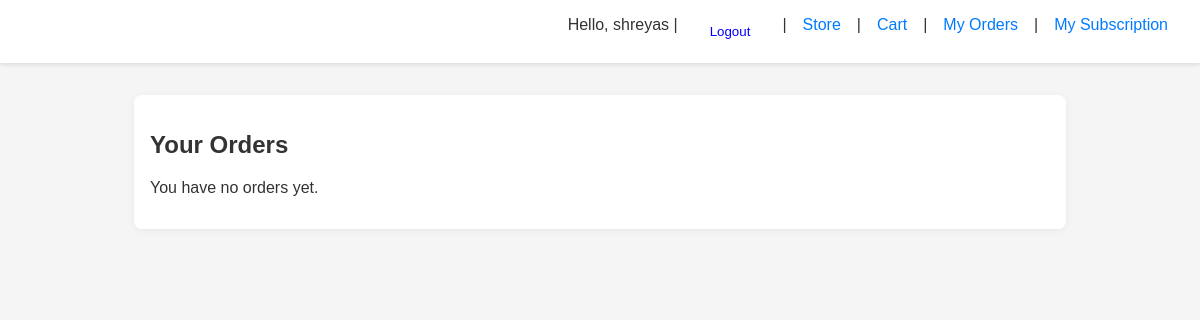
The app's page /orders/ (signed in), older data.
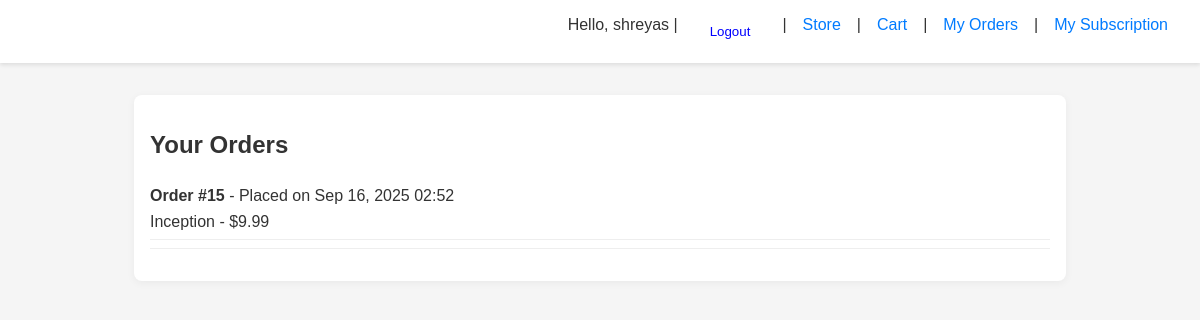
The same page, newer data.
### movies/models.py (models this page shows, shortened)
class Order(models.Model):
    user = models.ForeignKey(User, on_delete=models.CASCADE)
    movies = models.ManyToManyField(Movie, related_name='orders')
    created_at = models.DateTimeField(auto_now_add=True)

class Movie(models.Model):
    title = models.CharField(max_length=200)
    price = models.DecimalField(max_digits=6, decimal_places=2)
    description = models.TextField()
    image = models.ImageField(upload_to='movies/', blank=True, null=True) #blank=True, null=True
    release_date = models.DateField(default=timezone.now)

### movies/views.py (the view)
# urls.py: path("orders/", views.view_orders, name="view_orders"),
@login_required
def view_orders(request):
    orders = Order.objects.filter(user=request.user).order_by("-created_at")
    return render(request, "movies/orders.html", {"orders": orders})

### movies/templates/movies/orders.html
{% extends "base.html" %}
{% block content %}
  <h2>Your Orders</h2>
  {% if orders %}
    <ul>
      {% for order in orders %}
        <li>
          <strong>Order #{{ order.id }}</strong> - Placed on {{ order.created_at|date:"M d, Y H:i" }}
          <ul>
            {% for movie in order.movies.all %}
              <li>{{ movie.title }} - ${{ movie.price }}</li>
            {% endfor %}
          </ul>
        </li>
      {% endfor %}
    </ul>
  {% else %}
    <p>You have no orders yet.</p>
  {% endif %}
{% endblock %}

Row changes from the older to the newer data that the page shows:
added Order: id "15", created_at "Sep 16, 2025 02:52"
now on this page (row unchanged): Movie: title "Inception", price "9.99"
Text that changed along with them:
text no longer shown: "You have no orders yet."
